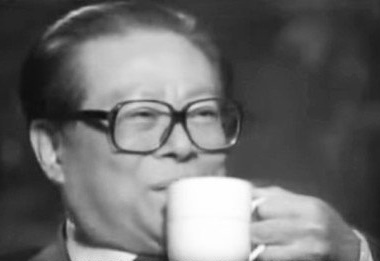
#> input picture files/code/MRSVD/elder.JPG, 380 x 261 px, found by its file name
$ jupyter execute MRNMF.ipynb
#> lines starting #> are read from the running program, lines starting #| are printed output that depends on the picture; long printed decimals are rounded
[cell 1]
import numpy as np
import random
from PIL import Image
im = Image.open('elder.jpg').convert('L')
X = np.array(im)
d, n = X.shape
#> d = 261; n = 380

[cell 2]
k, alpha = int(0.15 * d) + 1, 0.3
#> k = 40; alpha = 0.3
S = X.T[random.sample(range(n), int(alpha * n))]
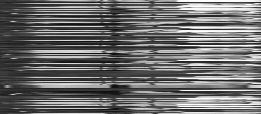
#> S: shape (114, 261); min 15, max 255, mean 108.6

[cell 3]
m_max = 13
XS = [X.dot(np.random.normal(loc=0.0, scale=1, size=(n, m_max))) ** 2 + X.dot(np.random.normal(loc=0.0, scale=1, size=(n, m_max))) ** 2 for _ in range(k)]
#> XS = 40 items
XS = [np.sqrt(i) for i in XS]

[cell 4]
print('NMF via OPU:')
for m in range(1, m_max + 1):
    print('t = ', m)
    Q, QT, W = np.zeros((d, 0)), np.zeros((0, d)), np.zeros((d, 0))
    for i in range(k):
        r = XS[i][:, :m]
        rr = r - Q.dot(QT.dot(r))
        rr = rr / np.sqrt(np.sum(rr ** 2, axis = 0))
        j = np.argmax(np.sum(S.dot(rr) ** 2, axis = 0))
        r, rr = r[:, j], rr[:, j]
        Q, QT, W = np.c_[Q, rr], np.r_[QT, rr.reshape(1, -1)], np.c_[W, r / np.sqrt(np.sum(r ** 2))]
    H, XX = np.zeros((k, n)), X.copy()
    for i in range(k - 1, -1, -1):
        q, w = QT[i], W[:, i]
        h = q.dot(XX) / np.sum(w * q)
        XX = XX - w.reshape(-1, 1).dot(h.reshape(1, -1))
        H[i] = h
    print('Squared Error:', np.sum((XX) ** 2))
#> this loop made 13 passes
#| Squared Error: 2633569.876
#| Squared Error: 2519653.708
#| Squared Error: 2147114.688
#| Squared Error: 2192114.205
#| Squared Error: 2073209.463
#| Squared Error: 1943148.872
#| Squared Error: 2057738.052
#| Squared Error: 2110916.132
#> (further printed lines are left out)
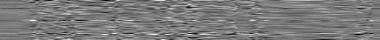
#> H: shape (40, 380) float64; min -4233.1, max 4616.4, mean 45.3; drawn with min black and max white
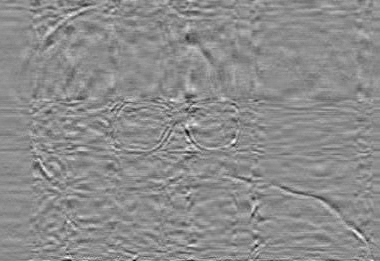
#> XX: shape (261, 380) float64; min -35.37, max 28.68, mean 0; drawn with min black and max white

[cell 5]
def multiplication_update(V, r, k, e):
#> called with r = 40, k = 1000, e = 1706034.6
    m, n = V.shape
#> m = 261; n = 380
    W, H = np.random.random((m, r)), np.random.random((r, n))
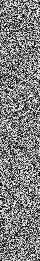
#> W: shape (261, 40) float64; min 2.78e-05, max 1, mean 0.501
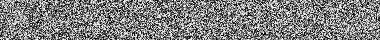
#> H: shape (40, 380) float64; min 0.000117, max 1, mean 0.503
    num_iter = 0
    for x in range (k):
        V_pre = W.dot(H)
        E = V - V_pre
        err = np.sum(E ** 2)
        if num_iter % 50 == 0:
            print('# of iter: ',x, ', error:', err)
        if err < e:
            break
        num_iter += 1
        a = W.T.dot(V)
        b = W.T.dot(W.dot(H))
        H = H * a / b
        c = V.dot(H.T)
        d = W.dot(H.dot(H.T))
        W = W * c / d
#> this loop made 439 passes
#> err on passes 1 to 3: 1.39e+09, 167376491.9, 163786152.2
#| # of iter:  0 , error: 1391032500.639
#| # of iter:  50 , error: 18472375.851
#| # of iter:  100 , error: 7251035.805
#| # of iter:  150 , error: 4596524.560
#| # of iter:  200 , error: 3426423.763
#| # of iter:  250 , error: 2762948.414
#| # of iter:  300 , error: 2339697.730
#| # of iter:  350 , error: 2047755.138
#> (further printed lines are left out)
#> pass 1, in multiplication_update, `V_pre = W.dot(H)`:
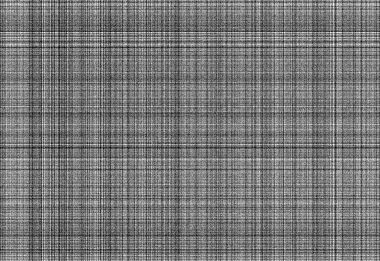
#> V_pre: shape (261, 380) float64; min 4.91, max 15.96, mean 10.1; drawn with min black and max white
#> pass 1, in multiplication_update, `a = W.T.dot(V)`:
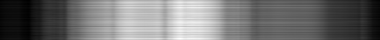
#> a: shape (40, 380) float64; min 4267.8, max 26403, mean 14041.7; drawn with min black and max white
#> pass 1, in multiplication_update, `b = W.T.dot(W.dot(H))`:
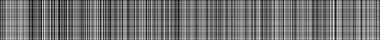
#> b: shape (40, 380) float64; min 914.5, max 1841.4, mean 1331.4; drawn with min black and max white
#> after the loop:
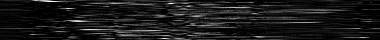
#> H: shape (40, 380) float64; min 5.3e-15, max 52.53, mean 5.3; drawn with min black and max white
#> after the loop:
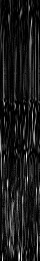
#> W: shape (261, 40) float64; min 2.79e-15, max 4.72, mean 0.5; drawn with min black and max white
#> after the loop, num_iter = 438
    return W,H
W, H = multiplication_update(X, k, 1000, np.sum((XX) ** 2))
